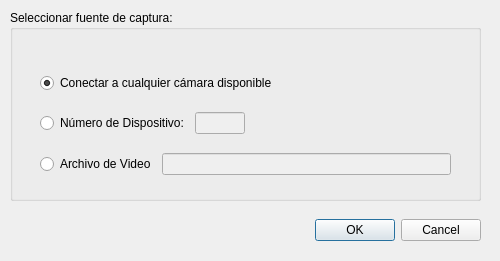
<?xml version="1.0" encoding="UTF-8"?>
<ui version="4.0">
 <class>CaptureConnectDialog</class>
 <widget class="QDialog" name="CaptureConnectDialog">
  <property name="geometry">
   <rect>
    <x>0</x>
    <y>0</y>
    <width>500</width>
    <height>261</height>
   </rect>
  </property>
  <property name="sizePolicy">
   <sizepolicy hsizetype="Maximum" vsizetype="Preferred">
    <horstretch>0</horstretch>
    <verstretch>0</verstretch>
   </sizepolicy>
  </property>
  <property name="windowTitle">
   <string>Conectar Captura</string>
  </property>
  <widget class="QGroupBox" name="groupBox">
   <property name="geometry">
    <rect>
     <x>10</x>
     <y>10</y>
     <width>471</width>
     <height>191</height>
    </rect>
   </property>
   <property name="title">
    <string>Seleccionar fuente de captura:</string>
   </property>
   <widget class="QWidget" name="verticalLayoutWidget">
    <property name="geometry">
     <rect>
      <x>30</x>
      <y>50</y>
      <width>411</width>
      <height>131</height>
     </rect>
    </property>
    <layout class="QVBoxLayout" name="verticalLayout">
     <item>
      <layout class="QHBoxLayout" name="horizontalLayout">
       <item>
        <widget class="QRadioButton" name="anyCameraButton">
         <property name="text">
          <string>Conectar a cualquier cámara disponible</string>
         </property>
         <property name="checked">
          <bool>true</bool>
         </property>
        </widget>
       </item>
      </layout>
     </item>
     <item>
      <layout class="QHBoxLayout" name="horizontalLayout_2">
       <item>
        <widget class="QRadioButton" name="deviceNumberButton">
         <property name="text">
          <string>Número de Dispositivo:</string>
         </property>
        </widget>
       </item>
       <item>
        <widget class="QLineEdit" name="deviceNumberEdit">
         <property name="enabled">
          <bool>false</bool>
         </property>
         <property name="sizePolicy">
          <sizepolicy hsizetype="Fixed" vsizetype="Fixed">
           <horstretch>0</horstretch>
           <verstretch>0</verstretch>
          </sizepolicy>
         </property>
         <property name="minimumSize">
          <size>
           <width>50</width>
           <height>0</height>
          </size>
         </property>
         <property name="maximumSize">
          <size>
           <width>50</width>
           <height>16777215</height>
          </size>
         </property>
        </widget>
       </item>
       <item>
        <spacer name="horizontalSpacer">
         <property name="orientation">
          <enum>Qt::Horizontal</enum>
         </property>
         <property name="sizeHint" stdset="0">
          <size>
           <width>40</width>
           <height>20</height>
          </size>
         </property>
        </spacer>
       </item>
      </layout>
     </item>
     <item>
      <layout class="QHBoxLayout" name="horizontalLayout_3">
       <item>
        <widget class="QRadioButton" name="filenameButton">
         <property name="text">
          <string>Archivo de Video</string>
         </property>
        </widget>
       </item>
       <item>
        <widget class="QLineEdit" name="filenameEdit">
         <property name="enabled">
          <bool>false</bool>
         </property>
        </widget>
       </item>
      </layout>
     </item>
    </layout>
   </widget>
  </widget>
  <widget class="QWidget" name="verticalLayoutWidget_2">
   <property name="geometry">
    <rect>
     <x>220</x>
     <y>210</y>
     <width>261</width>
     <height>41</height>
    </rect>
   </property>
   <layout class="QVBoxLayout" name="verticalLayout_2">
    <item>
     <widget class="QDialogButtonBox" name="okCancelBox">
      <property name="orientation">
       <enum>Qt::Horizontal</enum>
      </property>
      <property name="standardButtons">
       <set>QDialogButtonBox::Cancel|QDialogButtonBox::Ok</set>
      </property>
     </widget>
    </item>
   </layout>
  </widget>
 </widget>
 <tabstops>
  <tabstop>anyCameraButton</tabstop>
  <tabstop>deviceNumberButton</tabstop>
  <tabstop>deviceNumberEdit</tabstop>
  <tabstop>filenameButton</tabstop>
  <tabstop>filenameEdit</tabstop>
  <tabstop>okCancelBox</tabstop>
 </tabstops>
 <resources/>
 <connections>
  <connection>
   <sender>okCancelBox</sender>
   <signal>accepted()</signal>
   <receiver>CaptureConnectDialog</receiver>
   <slot>accept()</slot>
   <hints>
    <hint type="sourcelabel">
     <x>399</x>
     <y>201</y>
    </hint>
    <hint type="destinationlabel">
     <x>157</x>
     <y>228</y>
    </hint>
   </hints>
  </connection>
  <connection>
   <sender>okCancelBox</sender>
   <signal>rejected()</signal>
   <receiver>CaptureConnectDialog</receiver>
   <slot>reject()</slot>
   <hints>
    <hint type="sourcelabel">
     <x>439</x>
     <y>207</y>
    </hint>
    <hint type="destinationlabel">
     <x>286</x>
     <y>228</y>
    </hint>
   </hints>
  </connection>
  <connection>
   <sender>anyCameraButton</sender>
   <signal>clicked(bool)</signal>
   <receiver>deviceNumberEdit</receiver>
   <slot>setDisabled(bool)</slot>
   <hints>
    <hint type="sourcelabel">
     <x>225</x>
     <y>59</y>
    </hint>
    <hint type="destinationlabel">
     <x>223</x>
     <y>105</y>
    </hint>
   </hints>
  </connection>
  <connection>
   <sender>anyCameraButton</sender>
   <signal>clicked(bool)</signal>
   <receiver>filenameEdit</receiver>
   <slot>setDisabled(bool)</slot>
   <hints>
    <hint type="sourcelabel">
     <x>225</x>
     <y>59</y>
    </hint>
    <hint type="destinationlabel">
     <x>297</x>
     <y>150</y>
    </hint>
   </hints>
  </connection>
  <connection>
   <sender>deviceNumberButton</sender>
   <signal>clicked(bool)</signal>
   <receiver>deviceNumberEdit</receiver>
   <slot>setEnabled(bool)</slot>
   <hints>
    <hint type="sourcelabel">
     <x>102</x>
     <y>104</y>
    </hint>
    <hint type="destinationlabel">
     <x>223</x>
     <y>105</y>
    </hint>
   </hints>
  </connection>
  <connection>
   <sender>filenameButton</sender>
   <signal>clicked(bool)</signal>
   <receiver>filenameEdit</receiver>
   <slot>setEnabled(bool)</slot>
   <hints>
    <hint type="sourcelabel">
     <x>81</x>
     <y>149</y>
    </hint>
    <hint type="destinationlabel">
     <x>297</x>
     <y>150</y>
    </hint>
   </hints>
  </connection>
  <connection>
   <sender>deviceNumberButton</sender>
   <signal>clicked(bool)</signal>
   <receiver>filenameEdit</receiver>
   <slot>setDisabled(bool)</slot>
   <hints>
    <hint type="sourcelabel">
     <x>102</x>
     <y>104</y>
    </hint>
    <hint type="destinationlabel">
     <x>297</x>
     <y>150</y>
    </hint>
   </hints>
  </connection>
  <connection>
   <sender>filenameButton</sender>
   <signal>clicked(bool)</signal>
   <receiver>deviceNumberEdit</receiver>
   <slot>setDisabled(bool)</slot>
   <hints>
    <hint type="sourcelabel">
     <x>81</x>
     <y>149</y>
    </hint>
    <hint type="destinationlabel">
     <x>223</x>
     <y>105</y>
    </hint>
   </hints>
  </connection>
 </connections>
</ui>
